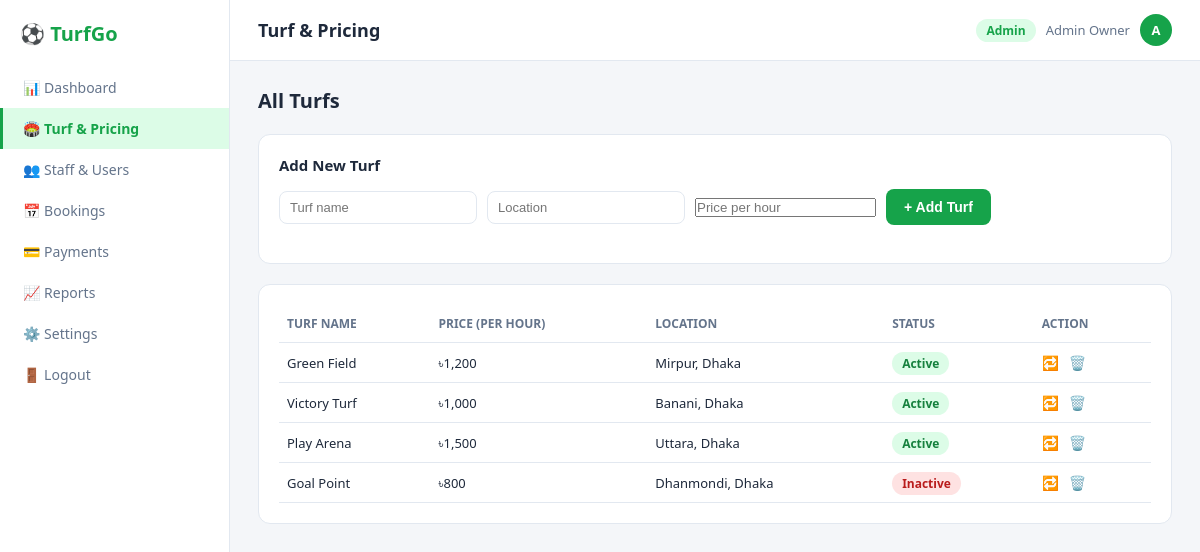
Page /admin/turf-pricing.php (signed in) on the committed database.
### tables this page shows
CREATE TABLE turfs (
    id INT AUTO_INCREMENT PRIMARY KEY,
    name VARCHAR(100) NOT NULL,
    location VARCHAR(150) NOT NULL,
    price_per_hour DECIMAL(10,2) NOT NULL,
    status ENUM('active', 'inactive') NOT NULL DEFAULT 'active',
    created_at TIMESTAMP DEFAULT CURRENT_TIMESTAMP
);

### includes/auth.php (called while the page is built, shortened)
<?php
function h($value) {
    return htmlspecialchars($value ?? "", ENT_QUOTES, "UTF-8");
}
?>

### admin/turf-pricing.php (the view, shortened to what this page needs)
<?php
require_once "../includes/auth.php";
$page_title = "Turf & Pricing";
$active = "turf-pricing";
$theme = "admin";
$nav_items = [
    ["key" => "dashboard", "href" => "dashboard.php", "icon" => "📊", "label" => "Dashboard"],
    ["key" => "turf-pricing", "href" => "turf-pricing.php", "icon" => "🏟️", "label" => "Turf & Pricing"],
    ["key" => "staff-users", "href" => "staff-users.php", "icon" => "👥", "label" => "Staff & Users"],
    ["key" => "bookings", "href" => "bookings.php", "icon" => "📅", "label" => "Bookings"],
    ["key" => "payments", "href" => "payments.php", "icon" => "💳", "label" => "Payments"],
    ["key" => "reports", "href" => "reports.php", "icon" => "📈", "label" => "Reports"],
    ["key" => "settings", "href" => "settings.php", "icon" => "⚙️", "label" => "Settings"],
];
$turfs = $conn->query("SELECT * FROM turfs ORDER BY created_at DESC");
include "../includes/head.php";
?>
<div class="page-header">
    <h1>All Turfs</h1>
</div>
<div class="card">
    <div class="card-title">Add New Turf</div>
    <form method="POST" action="turf-pricing.php" class="filter-bar">
        <input type="text" name="name" placeholder="Turf name" required>
        <input type="text" name="location" placeholder="Location" required>
        <input type="number" name="price" placeholder="Price per hour" step="0.01" required>
        <button type="submit" name="add_turf" class="btn">+ Add Turf</button>
    </form>
</div>
<div class="card">
    <table>
        <thead>
        <tr>
            <th>Turf Name</th>
            <th>Price (per hour)</th>
            <th>Location</th>
            <th>Status</th>
            <th>Action</th>
        </tr>
        </thead>
        <tbody>
        <?php while ($t = $turfs->fetch_assoc()): ?>
            <tr>
                <td><?php echo h($t["name"]); ?></td>
                <td>৳<?php echo number_format($t["price_per_hour"], 0); ?></td>
                <td><?php echo h($t["location"]); ?></td>
                <td><span class="badge badge-<?php echo h($t["status"]); ?>"><?php echo h(ucfirst($t["status"])); ?></span></td>
                <td>
                    <a class="icon-btn" href="turf-pricing.php?toggle=<?php echo (int)$t['id']; ?>" title="Toggle status">🔁</a>
                    <a class="icon-btn" href="turf-pricing.php?delete=<?php echo (int)$t['id']; ?>" title="Delete" data-confirm="Delete this turf?">🗑️</a>
                </td>
            </tr>
        <?php endwhile; ?>
        </tbody>
    </table>
</div>
<?php include "../includes/foot.php"; ?>

### includes/head.php (shortened to what this page needs)
<!DOCTYPE html>
<html lang="en">
<head>
    <link rel="stylesheet" href="/turfgo/css/style.css">
</head>
<body class="theme-<?php echo h($theme); ?>">
<div class="app">
    <aside class="sidebar">
        <div class="sidebar-logo">⚽ TurfGo</div>
        <nav>
            <?php foreach ($nav_items as $item): ?>
                <a href="<?php echo h($item['href']); ?>"
                   class="<?php echo ($active === $item['key']) ? 'active' : ''; ?>">
                    <?php echo h($item['icon']); ?> <?php echo h($item['label']); ?>
                </a>
            <?php endforeach; ?>
            <a href="/turfgo/logout.php" data-confirm="Are you sure you want to logout?">🚪 Logout</a>
        </nav>
    </aside>
    <div class="main">
        <div class="topbar">
            <div class="topbar-title"><?php echo h($page_title); ?></div>
            <div class="topbar-user">
                <span class="role-badge"><?php echo h(ucfirst($_SESSION['role'])); ?></span>
                <span><?php echo h($_SESSION['name']); ?></span>
                <div class="avatar"><?php echo h(strtoupper(substr($_SESSION['name'], 0, 1))); ?></div>
            </div>
        </div>
        <div class="content">

### includes/foot.php (shortened to what this page needs)
        </div>
    </div>
</div>
</body>
</html>

### css/style.css (style rules this page uses)
* { margin: 0; padding: 0; box-sizing: border-box; }
:root { --primary: #16a34a; --primary-light: #dcfce7; --text-dark: #1e293b; --text-muted: #64748b; --border: #e2e8f0; --bg: #f4f6f9; --white: #ffffff; --danger: #dc2626; --warning: #d97706; --success: #16a34a; }
body { font-family: "Segoe UI", Arial, sans-serif; background: var(--bg); color: var(--text-dark); }
a { text-decoration: none; color: inherit; }
.btn { display: inline-block; border: none; cursor: pointer; border-radius: 8px; padding: 10px 18px; font-size: 14px; font-weight: 600; background: var(--primary); color: var(--white); }
.app { display: flex; min-height: 100vh; }
.sidebar { width: 230px; background: var(--white); border-right: 1px solid var(--border); flex-shrink: 0; padding: 20px 0; }
.sidebar-logo { font-size: 20px; font-weight: 700; color: var(--primary); padding: 0 20px 20px 20px; }
.sidebar nav a { display: block; padding: 11px 20px; font-size: 14px; color: var(--text-muted); font-weight: 500; border-left: 3px solid transparent; }
.sidebar nav a.active { background: var(--primary-light); color: var(--primary); border-left: 3px solid var(--primary); font-weight: 700; }
.main { flex: 1; min-width: 0; }
.topbar { background: var(--white); border-bottom: 1px solid var(--border); padding: 14px 28px; display: flex; align-items: center; justify-content: space-between; }
.topbar-title { font-size: 18px; font-weight: 700; }
.topbar-user { display: flex; align-items: center; gap: 10px; font-size: 13px; color: var(--text-muted); }
.avatar { width: 32px; height: 32px; border-radius: 50%; background: var(--primary); color: var(--white); display: flex; align-items: center; justify-content: center; font-weight: 700; font-size: 13px; }
.role-badge { background: var(--primary-light); color: var(--primary); padding: 3px 10px; border-radius: 20px; font-size: 12px; font-weight: 700; }
.content { padding: 26px 28px; }
.page-header { display: flex; align-items: center; justify-content: space-between; margin-bottom: 20px; }
.page-header h1 { font-size: 20px; }
.card { background: var(--white); border: 1px solid var(--border); border-radius: 12px; padding: 20px; margin-bottom: 20px; }
.card-title { font-size: 15px; font-weight: 700; margin-bottom: 14px; }
table { width: 100%; border-collapse: collapse; font-size: 13px; }
th, td { text-align: left; padding: 10px 8px; border-bottom: 1px solid var(--border); }
th { color: var(--text-muted); font-weight: 600; font-size: 12px; text-transform: uppercase; }
.badge { padding: 3px 10px; border-radius: 20px; font-size: 12px; font-weight: 600; }
.badge-confirmed, .badge-active, .badge-paid, .badge-available, .badge-completed { background: #dcfce7; color: #15803d; }
.badge-cancelled, .badge-inactive, .badge-booked, .badge-unpaid { background: #fee2e2; color: #b91c1c; }
.icon-btn { border: none; background: none; cursor: pointer; font-size: 14px; margin-right: 6px; }
.filter-bar { display: flex; gap: 10px; margin-bottom: 18px; flex-wrap: wrap; align-items: center; }
.filter-bar select, .filter-bar input[type="date"], .filter-bar input[type="text"] { padding: 8px 10px; border: 1px solid var(--border); border-radius: 8px; font-size: 13px; }

### rows in the picture
turfs: name "Green Field", price_per_hour "1,200", location "Mirpur, Dhaka", status "Active"
turfs: name "Victory Turf", price_per_hour "1,000", location "Banani, Dhaka", status "Active"
turfs: name "Play Arena", price_per_hour "1,500", location "Uttara, Dhaka", status "Active"
turfs: name "Goal Point", price_per_hour "800", location "Dhanmondi, Dhaka", status "Inactive"

### other values in the picture
$item['icon'] "📊"
$item['label'] "Dashboard"
$item['icon'] "🏟️"
$item['label'] "Turf & Pricing"
$item['icon'] "👥"
$item['label'] "Staff & Users"
$item['icon'] "📅"
$item['label'] "Bookings"
$item['icon'] "💳"
$item['label'] "Payments"
$item['icon'] "📈"
$item['label'] "Reports"
$item['icon'] "⚙️"
$item['label'] "Settings"
$page_title "Turf & Pricing"
